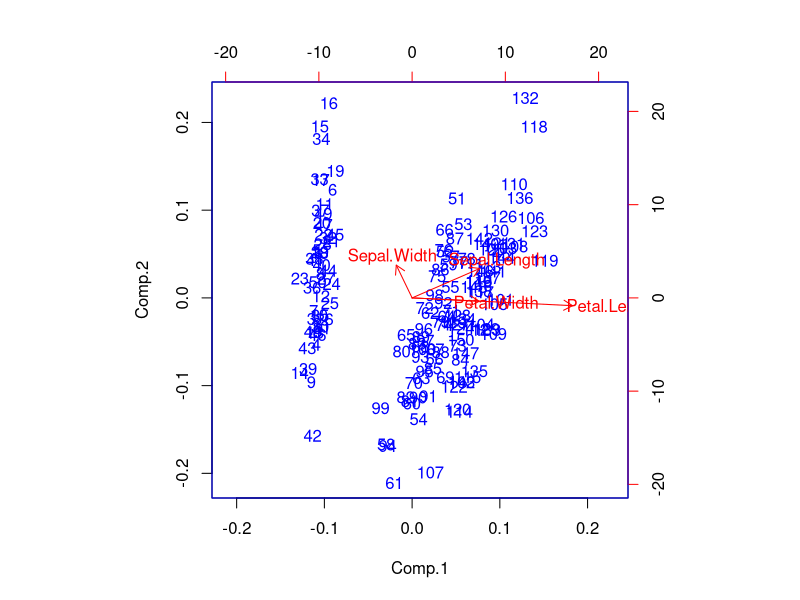
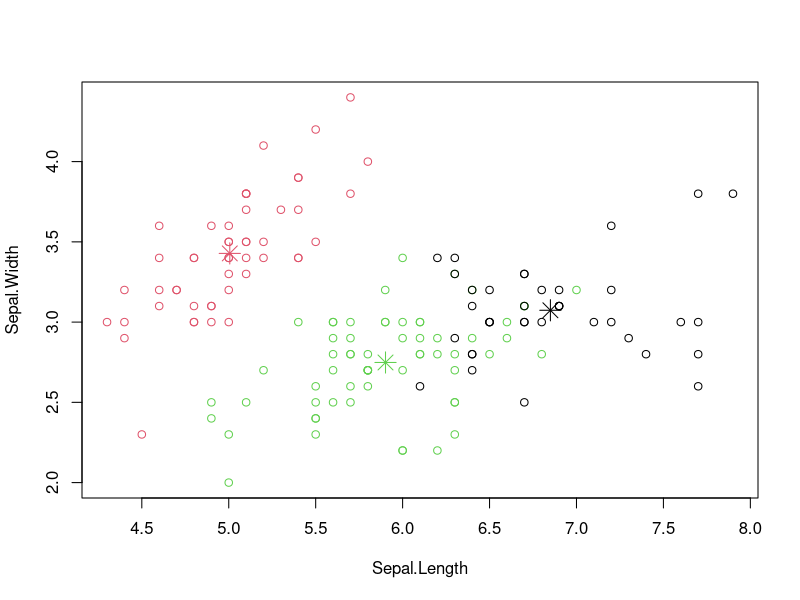
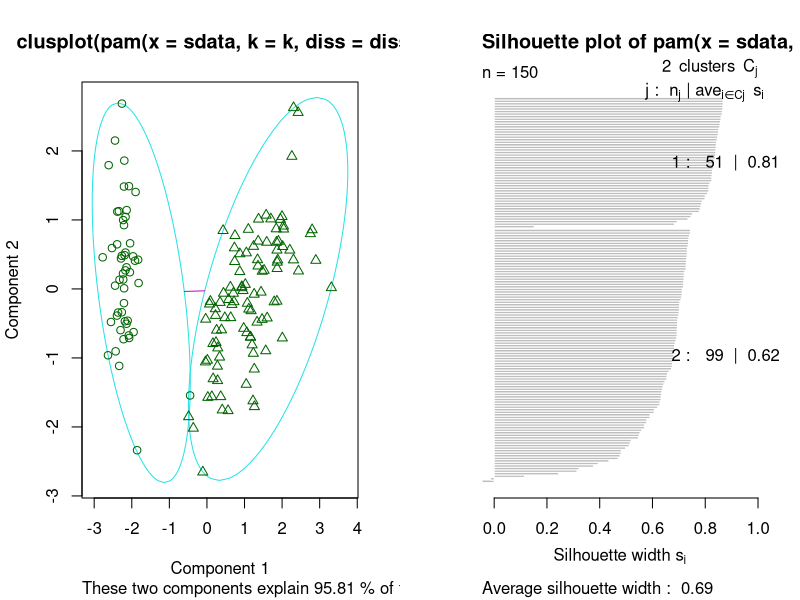
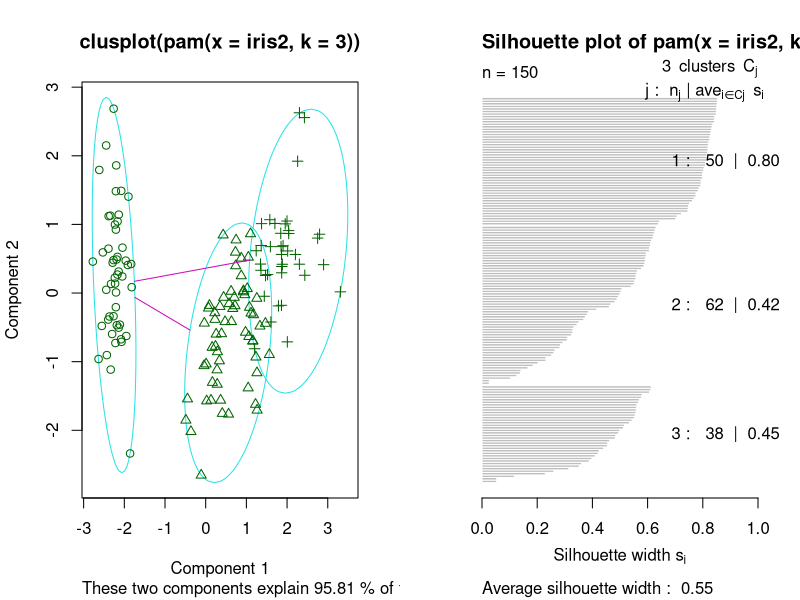
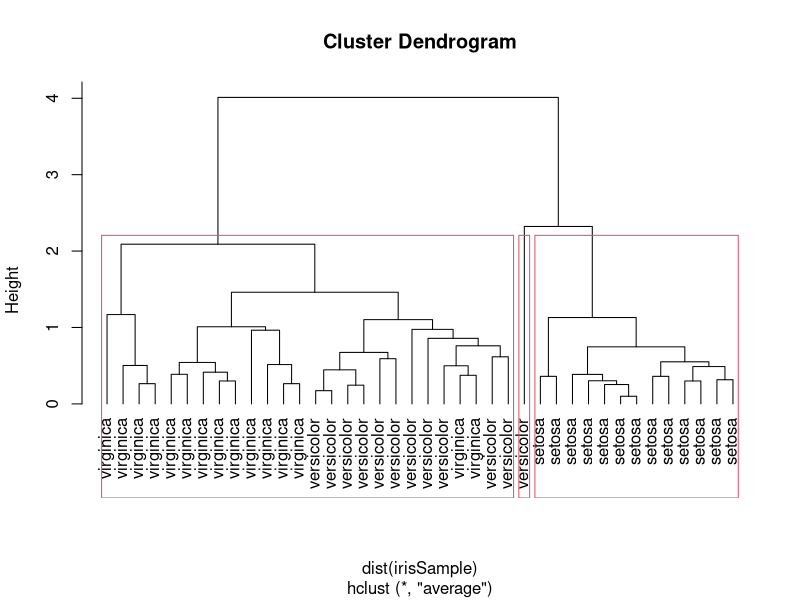
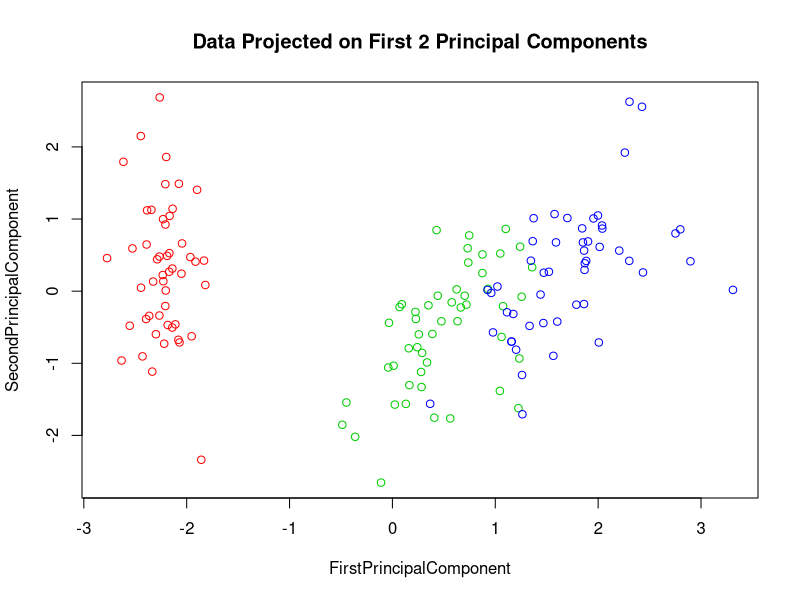
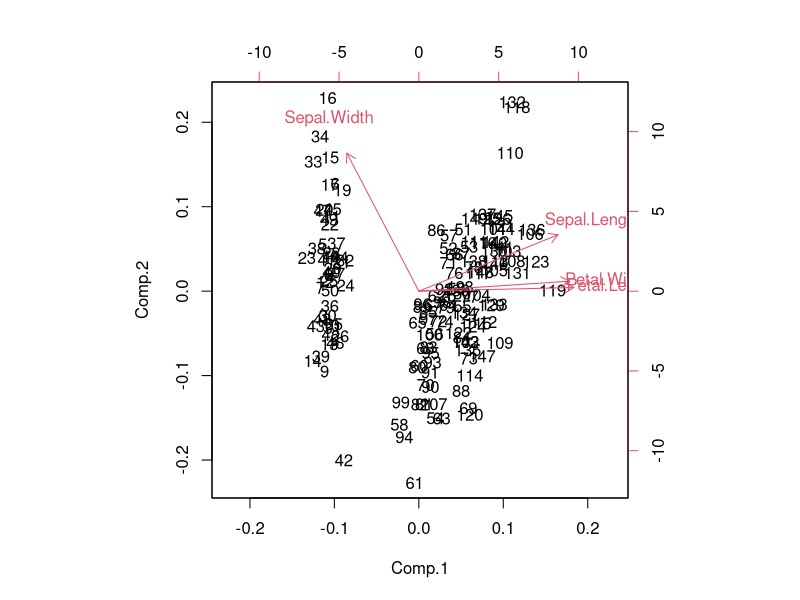
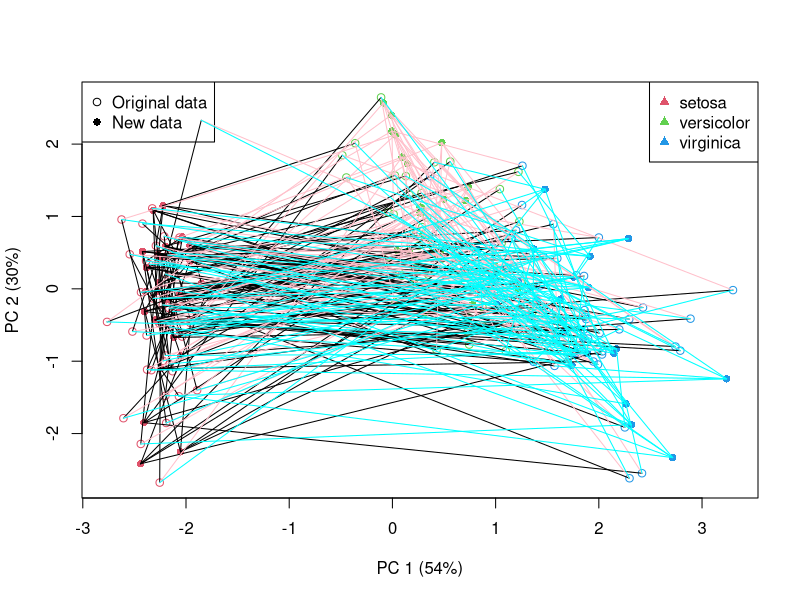

The R script that drew these images, in order:
# Get data from the library
dim(iris)

#Display the name of data header
names(iris)

#data's structure
str(iris)

#data's attributes
attributes(iris)


# get correlation matrix
cor(iris[1:4])

# get covariance matrix
cov(iris[1:4])

# calulate eigenvalues
covM <- cov(iris[1:4])
eig <- eigen(covM,symmetric=TRUE,only.values=FALSE)
c <- colnames(iris[1:4])
eig$values

rownames(eig$vectors) <- c(colnames(iris[1:4]))
eig$vectors

# get first component variation
eig$values[1]/sum(eig$values)

# get second component variation
sum(eig$values[1:2])/sum(eig$values)


irispca <- princomp(iris[1:4])
# Variance Explained
summary(irispca)

# Eigenvectors
irispca$loadings

# Coordinates of the data along PCs:
irispca$scores[1:10, ]

# Biplot graph
biplot(irispca, col = c("blue", "red"))

# get the minimum, maximum, mean, median, the first (25%) and the third (75%) quartiles. 
summary(iris[1:4])

# Consider orientaion of outlying observations:
iris[42, ]

iris[132, ]

#========================================
# THE K-MEAN CLUSTERING

iris2 <- iris
iris2$Species <- NULL
kmeans.result <- kmeans(iris2, 3)
(kmeans.result <- kmeans(iris2, 3))


table(iris$Species, kmeans.result$cluster)


# k-Means Clustering graph
plot(iris2[c("Sepal.Length", "Sepal.Width")], col = kmeans.result$cluster)


# plot cluster centers
points(kmeans.result$centers[,c("Sepal.Length", "Sepal.Width")], col = 1:3, pch = 8, cex = 2)

#========================================
# THE K-MEDOIDS CLUSTERING

library(fpc)
pamk.result <- pamk(iris2)
# number of clusters
pamk.result$nc


# check clustering against actual species
table(pamk.result$pamobject$clustering, iris$Species)

# 2 graphs per page
layout(matrix(c(1,2),1,2)) 
plot(pamk.result$pamobject)

# change back to one graph per page
layout(matrix(1)) 


# try pam() with k = 3
library(cluster)
pam.result <- pam(iris2, 3)
table(pam.result$clustering, iris$Species)

# 2 graphs per page
layout(matrix(c(1,2),1,2))
plot(pam.result)

# change back to one graph per page
layout(matrix(1))

#========================================
# HIERACHICAL CLUSTERING

idx <- sample(1:dim(iris)[1], 40)
irisSample <- iris[idx, ]
irisSample$Species <- NULL
hc <- hclust(dist(irisSample), method="ave")
plot(hc, hang = -1, labels=iris$Species[idx])

# cut tree into 3 clusters
rect.hclust(hc, k=3)
groups <- cutree(hc, k=3)



#========================================
# VARIABLE CLUSTERING WITH PCA

eig$vectors[, 1]

#First entry in each eigenvectors give coefficients for Variable 1:
eig$vectors[1,]

# Comparison with PCA and Correlation Matrix

irispca2 <- princomp(iris[1:4], cor = TRUE)
summary(irispca2)

irispca2$loadings


irispca2$scores[1:10, ]


plot(irispca2$scores[, 1], irispca2$scores[, 2], main = "Data Projected on First 2 Principal Components", xlab="FirstPrincipalComponent",ylab="SecondPrincipalComponent", col=c("red","green3","blue")[iris$Species])

biplot(irispca2)

#========================================
# PCA POINT CORRESPONDS

###pca - calculated for the first 4 columns of the data set that correspond to biometric measurements 
#("Sepal.Length" "Sepal.Width"  "Petal.Length" "Petal.Width")
data(iris)
dat <- as.matrix(iris[,-5])
pca <- prcomp(dat, retx=TRUE, center=TRUE, scale=TRUE)


###Create new data sets for each of the three species. 
#Biometric values are based on the distributions of the original data means
#and the covariances between these parameters. 
setosa.mean <- apply(iris[iris$Species=="setosa",-5], 2, mean)
setosa.cov <- cov(iris[iris$Species=="setosa",-5])

versicolor.mean <- apply(iris[iris$Species=="versicolor",-5], 2, mean)
versicolor.cov <- cov(iris[iris$Species=="versicolor",-5])

virginica.mean <- apply(iris[iris$Species=="virginica",-5], 2, mean)
virginica.cov <- cov(iris[iris$Species=="virginica",-5])


#Make new random data based on the calculated biometry info. each species
#The MASS package allows for the calculation of correlated/covarying random 
#numbers using this information.
library(MASS)
set.seed(1)
n <- 30
new.setosa <- mvrnorm(n, setosa.mean, setosa.cov)
new.versicolor <- mvrnorm(n, versicolor.mean, versicolor.cov)
new.virginica <- mvrnorm(n, virginica.mean, virginica.cov)


###Predict PCs by projecting the new data using the predict.prcomp function
pred.setosa <- predict(pca, new.setosa)
pred.versicolor <- predict(pca, new.versicolor)
pred.virginica <- predict(pca, new.virginica)


###Plot result
SPP <- iris$Species
COLOR <- c(2:4)
PCH <- c(1,16)

pc <- c(1,2)
plot(pca$x[,pc[1]], pca$x[,pc[2]], col=COLOR[SPP], cex=PCH[1], xlab=paste0("PC ", pc[1], " (", round(pca$sdev[pc[1]]/sum(pca$sdev)*100,0), "%)"), ylab=paste0("PC ", pc[2], " (", round(pca$sdev[pc[2]]/sum(pca$sdev)*100,0), "%)"))
points(pred.setosa[,pc[1]], pred.setosa[,pc[2]], col=COLOR[levels(SPP)=="setosa"], pch=PCH[2])
points(pred.versicolor[,pc[1]], pred.versicolor[,pc[2]], col=COLOR[levels(SPP)=="versicolor"], pch=PCH[2])
points(pred.virginica[,pc[1]], pred.virginica[,pc[2]], col=COLOR[levels(SPP)=="virginica"], pch=PCH[2])
legend("topright", legend=levels(iris$Species), col=COLOR, pch=17)
legend("topleft", legend=c("Original data", "New data"), col=1, pch=PCH)



# use to draw line between data (not really useful because so confuse to look at this)
segments(pca$x[,pc[1]], pca$x[,pc[2]], pred.setosa[,pc[1]], pred.setosa[,pc[2]], col="black")
segments(pca$x[,pc[1]], pca$x[,pc[2]], pred.versicolor[,pc[1]], pred.versicolor[,pc[2]], col="pink")
segments(pca$x[,pc[1]], pca$x[,pc[2]], pred.virginica[,pc[1]], pred.virginica[,pc[2]], col="cyan")





# use to remove all objects
rm(list=ls(all=TRUE))
